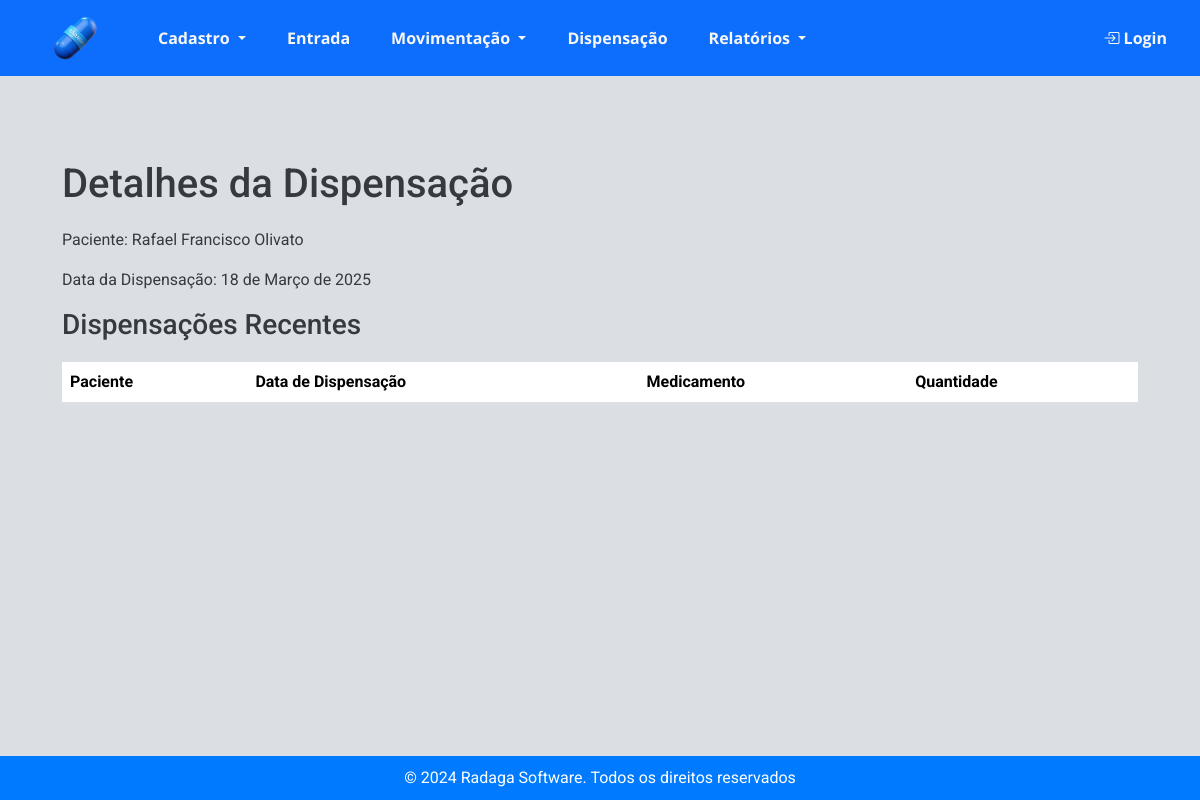
Page /estoque/estoque/dispensacoes/1/ on the earlier database version.
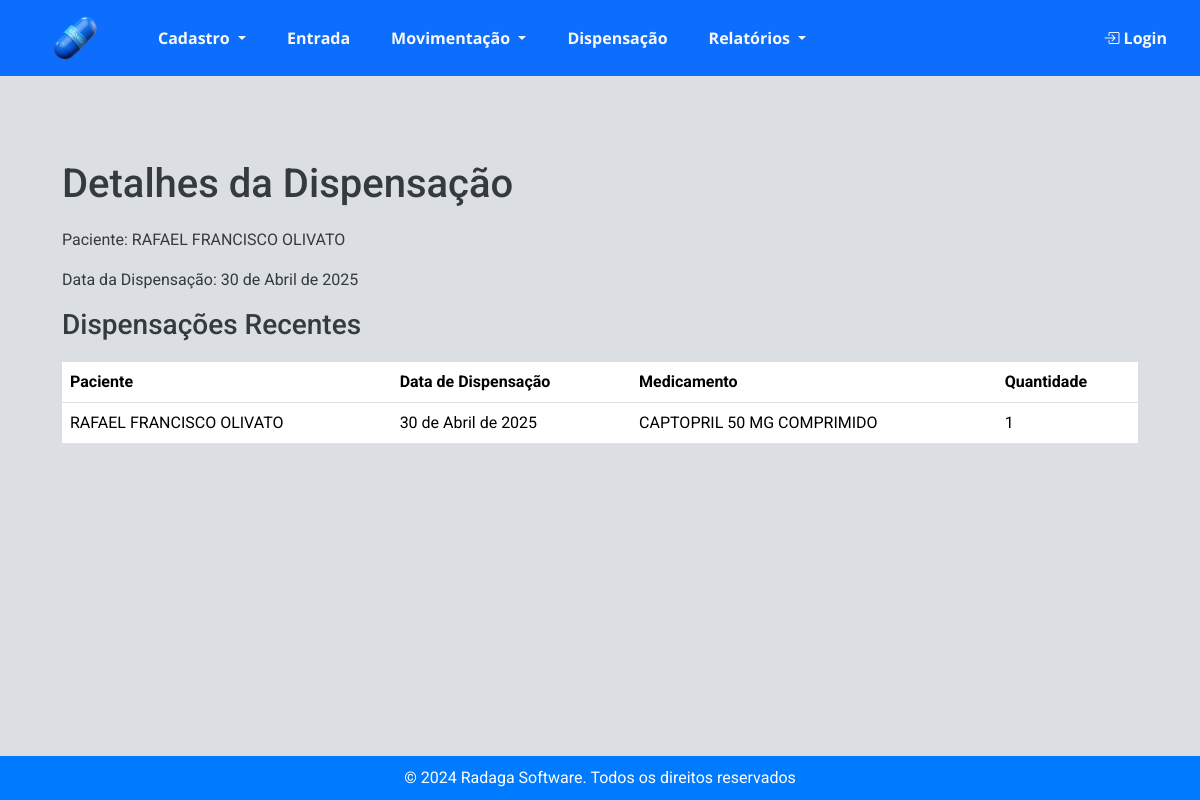
Same page on the later database version.
### estoque/models.py (models this page shows, shortened)
class Dispensacao(models.Model):
    paciente = models.ForeignKey('Paciente', on_delete=models.CASCADE)
    medico = models.ForeignKey('Medico', on_delete=models.SET_NULL, null=True, blank=True,  verbose_name="Médico")
    outros_prescritores = models.CharField(max_length=255, blank=True, null=True)
    numero_notificacao = models.CharField(max_length=6, blank=True, null=True, verbose_name="Número notificação")
    data_receita = models.DateField(default=timezone.now)
    data_dispensacao = models.DateField(auto_now_add=True)

class Paciente(models.Model):
    nome = models.CharField(max_length=100)
    nome_mae = models.CharField(max_length=100, verbose_name="Nome da mãe")
    cns = models.CharField(max_length=15, unique=True, verbose_name="CNS")
    cpf = models.CharField(max_length=11, unique=True, verbose_name="CPF")
    data_nascimento = models.DateField()

class DispensacaoMedicamento(models.Model):
    dispensacao = models.ForeignKey('Dispensacao', related_name='medicamentos', on_delete=models.CASCADE)
    medicamento = models.ForeignKey('Medicamento', on_delete=models.CASCADE)
    quantidade = models.PositiveIntegerField()

class Medicamento(models.Model):
    LISTA_CHOICES = [
        ('A', 'Lista A'),
        ('B', 'Lista B'),
        ('C', 'Lista C'),
    ]
    codigo_identificacao = models.CharField(max_length=100, blank=True, null=True)
    nome = models.CharField(max_length=255, blank=True, null=True)
    psicotropico = models.CharField(max_length=1, choices=LISTA_CHOICES, blank=True, null=True, verbose_name="Psicotrópico")
    def __str__(self):
        return self.nome

### estoque/views.py (the view)
# urls.py: path('dispensacoes/<int:id>/', views.detalhes_dispensacao, name='detalhes_dispensacao'),
def detalhes_dispensacao(request, id):
    dispensacao = Dispensacao.objects.get(id=id)
    dispensacoes_recentes = Dispensacao.objects.prefetch_related('medicamentos__medicamento').order_by("-data_dispensacao")[:5]
    context = {
        "dispensacao": dispensacao,
        "dispensacoes_recentes": dispensacoes_recentes,
    }
    return render(request, "estoque/detalhes_dispensacao.html", context)

### estoque/templates/estoque/detalhes_dispensacao.html
{% extends 'estoque/base.html' %}
{% block content %}
<div class="container">
    <h1>Detalhes da Dispensação</h1>
    <p>Paciente: {{ dispensacao.paciente.nome }}</p>
    <p>Data da Dispensação: {{ dispensacao.data_dispensacao }}</p>
    <h3>Dispensações Recentes</h3>
    <table class="table">
        <thead>
            <tr>
                <th>Paciente</th>
                <th>Data de Dispensação</th>
                <th>Medicamento</th>
                <th>Quantidade</th>
            </tr>
        </thead>
        <tbody>
            {% for dispensacao in dispensacoes_recentes %}
                {% for item in dispensacao.medicamentos.all %}
                    <tr>
                        {% if forloop.first %}
                            <td rowspan="{{ dispensacao.medicamentos.count }}">{{ dispensacao.paciente.nome }}</td>
                            <td rowspan="{{ dispensacao.medicamentos.count }}">{{ dispensacao.data_dispensacao }}</td>
                        {% endif %}
                        <td>{{ item.medicamento }}</td>
                        <td>{{ item.quantidade }}</td>
                    </tr>
                {% endfor %}
            {% empty %}
                <tr>
                    <td colspan="4">Nenhuma dispensação registrada ainda.</td>
                </tr>
            {% endfor %}
        </tbody>
    </table>
</div>
{% endblock %}

Differences in the rows shown:
changed Dispensacao (number 1 of 2 on the later page): paciente.nome "Rafael Francisco Olivato" → "RAFAEL FRANCISCO OLIVATO"; data_dispensacao "18 de Março de 2025" → "30 de Abril de 2025"
now on this page (row edited): Dispensacao: paciente.nome "RAFAEL FRANCISCO OLIVATO", data_dispensacao "30 de Abril de 2025"
now on this page (row edited): DispensacaoMedicamento: medicamento "CAPTOPRIL 50 MG COMPRIMIDO", quantidade "1"
